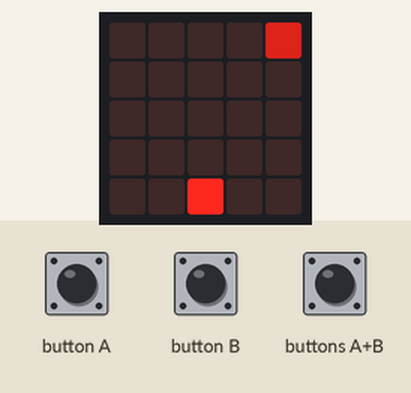
A program run on a simulated BBC micro:bit (MakeCode). On the bench: the board's 5×5 LED display. The inputs (shaded band) are chosen by the test bench. Random numbers come from a fixed seed.

Above: at 1.2 s.
1.3 s: button A pressed for 0.15 s
At 3.3 s:
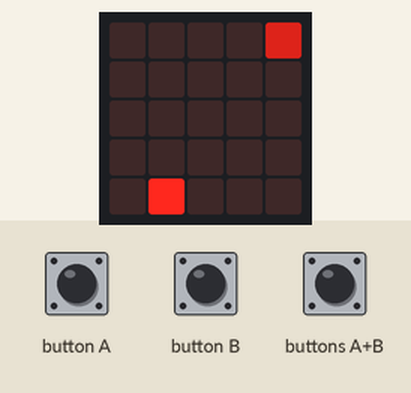
4.4 s: buttons A+B pressed for 0.15 s
At 4.62 s:
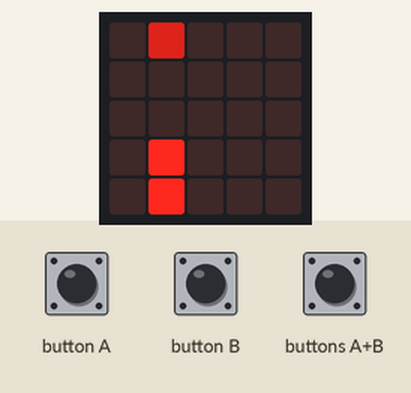
5.1 s: button B pressed for 0.15 s
At 5.7 s:
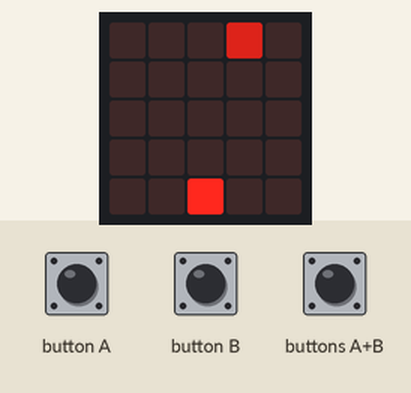
5.8 s: button B pressed for 0.15 s
At 6.14 s:
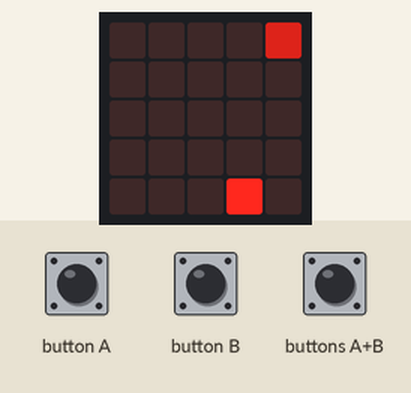
6.5 s: buttons A+B pressed for 1 s
At 7.57 s:
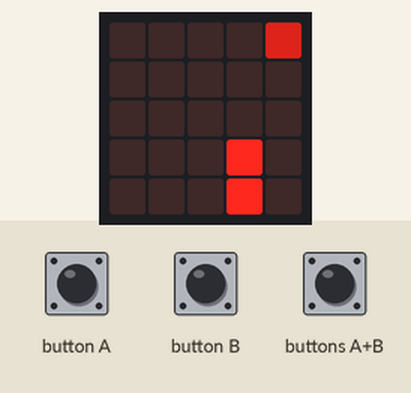
8.1 s: button A pressed for 0.15 s
At 8.9 s:
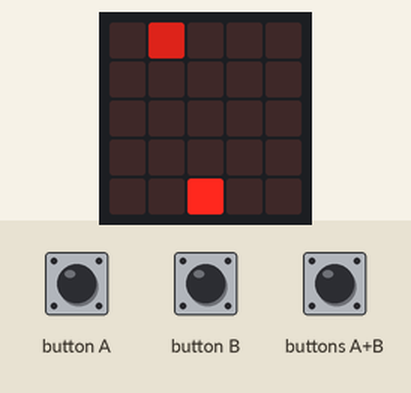
Timing chart, 0 to 11.1 s (numbered marks = the images above; inputs shaded):
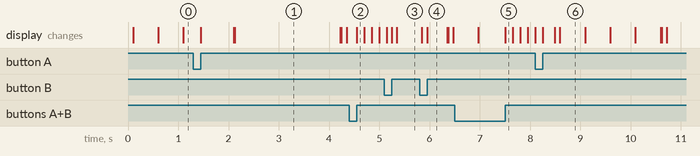

The program:

main.ts
```typescript
input.onButtonPressed(Button.A, function () {
    ship.move(-1)
})
input.onButtonPressed(Button.AB, function () {
    shoot = game.createSprite(ship.get(LedSpriteProperty.X), ship.get(LedSpriteProperty.Y))
    shoot.change(LedSpriteProperty.Brightness, 80)
    for (let index = 0; index < 4; index++) {
        shoot.change(LedSpriteProperty.Y, -1)
        basic.pause(150)
        if (shoot.isTouching(Enemy)) {
            game.addScore(2)
            Enemy.delete()
            shoot.delete()
        }
    }
    shoot.delete()
})
input.onButtonPressed(Button.B, function () {
    ship.move(1)
})
let Enemy: game.LedSprite = null
let shoot: game.LedSprite = null
let ship: game.LedSprite = null
ship = game.createSprite(2, 4)
game.setScore(0)
if (game.score() == 20) {
    game.gameOver()
    soundExpression.slide.play()
}
basic.forever(function () {
    Enemy = game.createSprite(randint(0, 4), 0)
    Enemy.set(LedSpriteProperty.Brightness, 150)
    basic.pause(100)
    Enemy.turn(Direction.Right, 30)
    for (let index = 0; index < 4; index++) {
        Enemy.move(1)
        basic.pause(500)
    }
    if (Enemy.isTouching(ship)) {
        game.gameOver()
    }
    if (Enemy.isTouchingEdge()) {
        Enemy.delete()
    }
})
```

test.ts
```typescript
// 在這裡測試；當此封包作為擴充功能時，將不會編譯此內容。
```

Measured:
- what the display in image 1 shows lasts 2.1 s, from 2.1 s to 4.2 s
- what the display in image 6 shows lasts 0.5 s, from 8.6 s to 9.1 s
